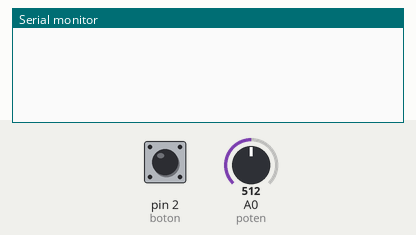
Bench run of a sketch on a simulated Arduino Uno, built with avr-gcc and run on an emulated ATmega328P. On the bench: the last lines printed to the serial monitor. Inputs (shaded band) come from the test bench; at power-on: pin 2 (boton) LOW, A0 (poten) = 512.

Above: at 1.2 s.
1.3 s: pin 2 (boton) pulled HIGH for 0.15 s
At 2.0 s:
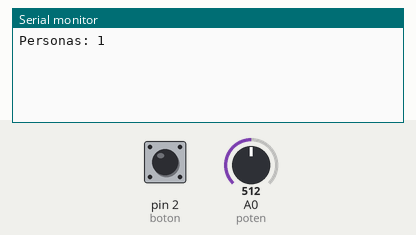
6.5 s: A0 (poten) set to 716
At 7.2 s:
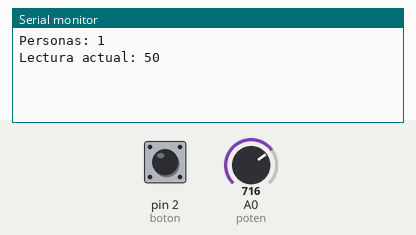
8.0 s: pin 2 (boton) pulled HIGH for 1 s
At 9.8 s:
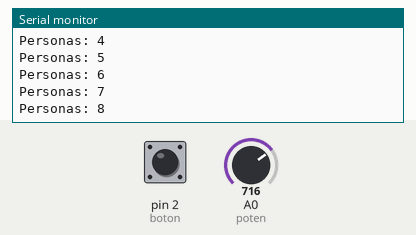
10.5 s: A0 (poten) set to 900
At 11.6 s:
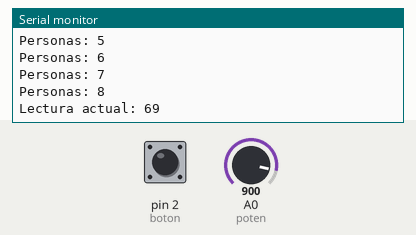
Timing chart, 0 to 13.0 s (numbered marks = the images above; inputs shaded):
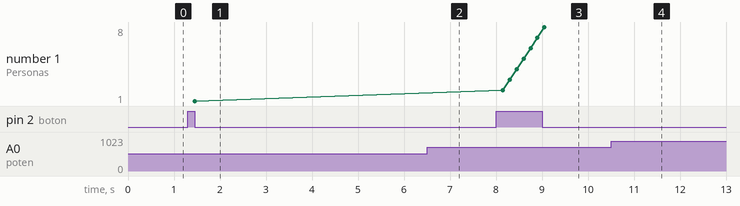

The sketch:

sensor.ino
```cpp
//Programmer: Edgar E. Mamani A.
//Comunidad Arduino UMSS.
//FCyT - UMSS.


#define poten	A0
#define boton	2

const unsigned long tiempoPot = 10L * 500L;
unsigned long ultimaConexionPot = 0;

boolean estBoton;
int estPot;
int contPersonas = 0;

void setup() {
  Serial.begin(9600);
  pinMode(boton, INPUT);
}

void loop() {

	estBoton = digitalRead(boton);

	if(estBoton){
		delay(150);
		contPersonas++;
		Serial.println("Personas: " + String(contPersonas));
	}

	if(millis() - ultimaConexionPot > tiempoPot){
		estPot = analogRead(poten);
		estPot = map(estPot, 0, 1023, 0, 100);
		Serial.println("Lectura actual: " + String(estPot));
		ultimaConexionPot = millis();
	}
}
```

Measured:
- after the input at 1.3 s, the serial monitor: prints a new line after 0.15 s (image 1)
- after the input at 8.0 s, the serial monitor: prints a new line after 0.15 s (image 3)
- plotted number 1: 1 → 8 after the input at 8.0 s
